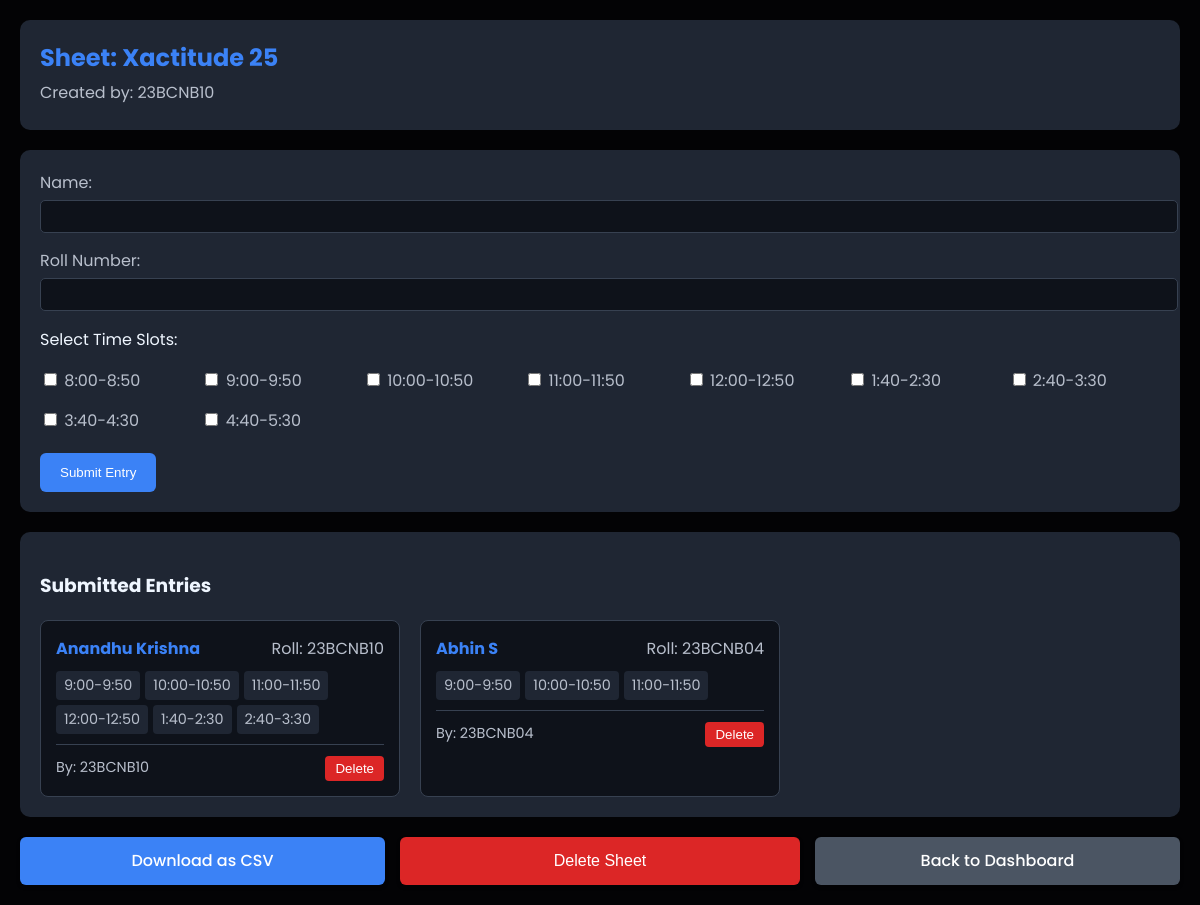
/sheet/1 (signed in), run on an earlier commit of the app's database.
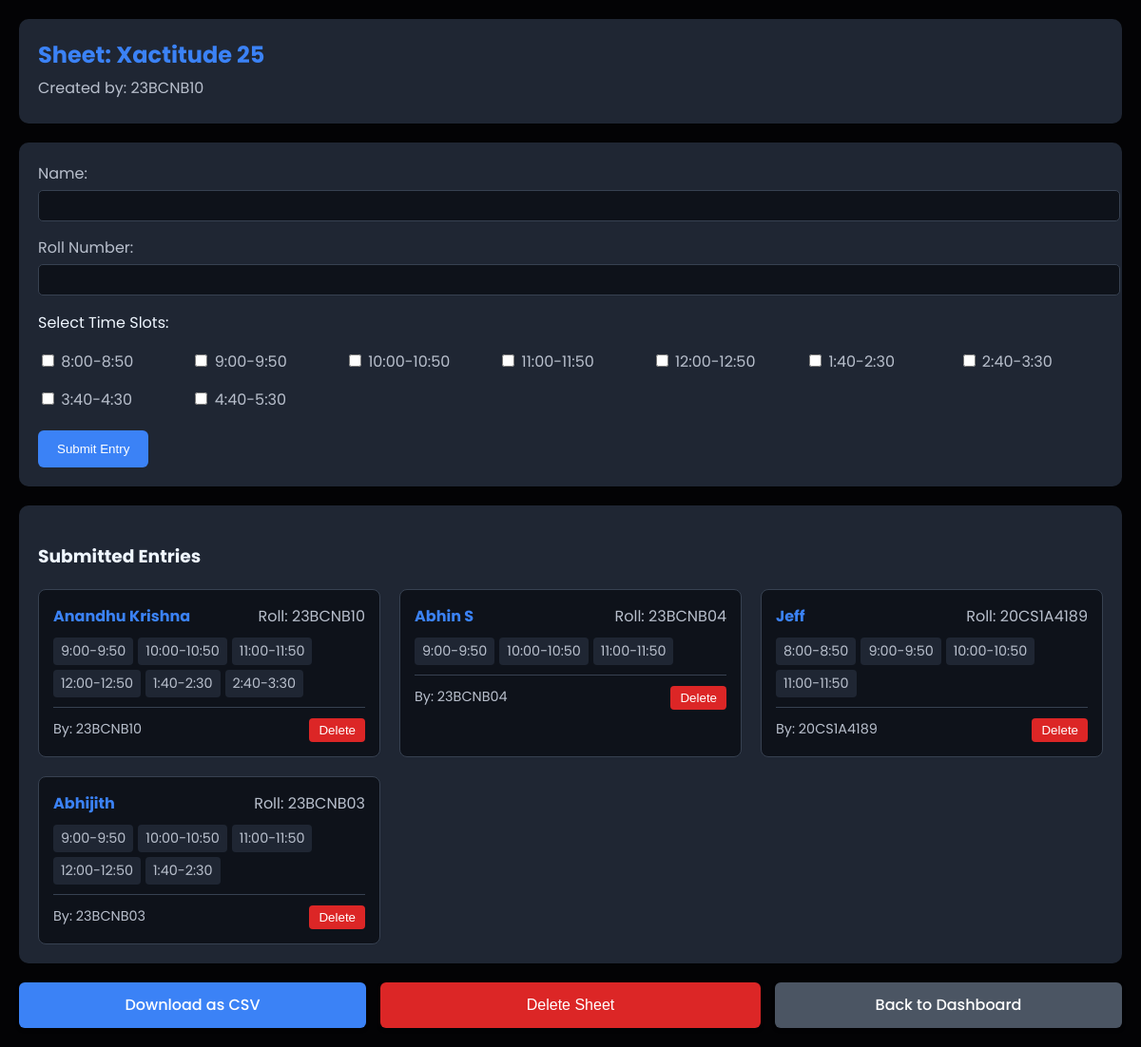
And on a later commit of the database.
### tables this page shows
CREATE TABLE sheets (
            id INTEGER PRIMARY KEY AUTOINCREMENT,
            sheet_name TEXT NOT NULL,
            creator TEXT NOT NULL
        );

CREATE TABLE entries (
            id INTEGER PRIMARY KEY AUTOINCREMENT,
            sheet_id INTEGER NOT NULL,
            name TEXT NOT NULL,
            roll_number TEXT NOT NULL,
            time_slots TEXT NOT NULL,
            user TEXT NOT NULL
        );

### app.py (the view, shortened to what this page needs)
@app.route('/sheet/<int:sheet_id>', methods=['GET', 'POST'])
def sheet_detail(sheet_id):
    if 'username' not in session:
        flash('Please log in first!', 'warning')
        return redirect(url_for('login'))
    conn = sqlite3.connect('odms.db')
    c = conn.cursor()
    c.execute('SELECT sheet_name, creator FROM sheets WHERE id=?', (sheet_id,))
    row = c.fetchone()
    if not row:
        conn.close()
        flash('Sheet not found!', 'danger')
        return redirect(url_for('dashboard'))
    sheet_name, creator = row
    c.execute('SELECT id, name, roll_number, time_slots, user FROM entries WHERE sheet_id=?', (sheet_id,))
    entries = c.fetchall()
    conn.close()
    return render_template('sheet.html',
                           sheet_id=sheet_id,
                           sheet_name=sheet_name,
                           creator=creator,
                           entries=entries,
                           current_user=session['username'])

### templates/sheet.html (shortened to what this page needs)
<!DOCTYPE html>
<html lang="en">
<head>
    <link rel="stylesheet" href="{{ url_for('static', filename='sheet.css') }}">
</head>
<body>
    <div class="container">
        <header>
            <h2>Sheet: {{ sheet_name }}</h2>
            <p class="creator-info">Created by: {{ creator }}</p>
        </header>
        <form method="POST" class="entry-form">
            <div class="form-group">
                <label>Name:</label>
                <input type="text" name="name" required>
            </div>
            <div class="form-group">
                <label>Roll Number:</label>
                <input type="text" name="roll_number" required>
            </div>
            <div class="form-group">
                <p>Select Time Slots:</p>
                <div class="time-slots">
                    {% for slot in ["8:00-8:50","9:00-9:50","10:00-10:50","11:00-11:50","12:00-12:50","1:40-2:30","2:40-3:30","3:40-4:30","4:40-5:30"] %}
                    <label class="slot-label">
                        <input type="checkbox" name="time_slots" value="{{ slot }}">
                        <span>{{ slot }}</span>
                    </label>
                    {% endfor %}
                </div>
            </div>
            <button type="submit" class="submit-btn">Submit Entry</button>
        </form>
        <div class="entries-section">
            <h3>Submitted Entries</h3>
            <div class="entries-grid">
                {% for entry_id, name, roll, slots, user in entries %}
                <div class="entry-card">
                    <div class="entry-header">
                        <h4>{{ name }}</h4>
                        <span class="roll-number">Roll: {{ roll }}</span>
                    </div>
                    <div class="time-slots-display">
                        {% for slot in slots.split(',') %}
                        <span class="slot-tag">{{ slot }}</span>
                        {% endfor %}
                    </div>
                    <div class="entry-footer">
                        <span class="submitted-by">By: {{ user }}</span>
                        {% if creator == current_user %}
                        <form method="POST" action="{{ url_for('delete_entry', sheet_id=sheet_id, entry_id=entry_id) }}" class="delete-form">
                            <button type="submit" class="delete-btn">Delete</button>
                        </form>
                        {% endif %}
                    </div>
                </div>
                {% endfor %}
            </div>
        </div>
        {% if creator == current_user %}
        <div class="action-buttons">
            <a href="{{ url_for('download_sheet', sheet_id=sheet_id) }}" class="download-btn">Download as CSV</a>
            <form method="POST" action="{{ url_for('delete_sheet', sheet_id=sheet_id) }}" class="delete-sheet-form" onsubmit="return confirm('Are you sure you want to delete this sheet? This action cannot be undone.');">
                <button type="submit" class="delete-sheet-btn">Delete Sheet</button>
            </form>
            <a href="{{ url_for('dashboard') }}" class="back-btn">Back to Dashboard</a>
        </div>
        {% endif %}
    </div>
</body>
</html>

### static/sheet.css (style rules this page uses)
body { background-color: #030305; color: #EFF6FF; font-family: 'Poppins', sans-serif; margin: 0; padding: 20px; }
.container { max-width: 1200px; margin: 0 auto; }
header { background-color: #1F2633; padding: 20px; border-radius: 10px; margin-bottom: 20px; }
header h2 { color: #3B82F6; margin: 0; }
.creator-info { color: #B8BFCC; margin: 5px 0; }
.entry-form { background-color: #1F2633; padding: 20px; border-radius: 10px; margin-bottom: 20px; }
.form-group { margin-bottom: 15px; }
.form-group label { display: block; margin-bottom: 5px; color: #B8BFCC; }
input[type="text"] { width: 100%; padding: 8px; border-radius: 5px; border: 1px solid #374151; background-color: #0E121A; color: #EFF6FF; }
.time-slots { display: grid; grid-template-columns: repeat(auto-fill, minmax(150px, 1fr)); gap: 10px; }
.slot-label { display: flex; align-items: center; color: #B8BFCC; }
.submit-btn { background-color: #3B82F6; color: white; border: none; padding: 10px 20px; border-radius: 5px; cursor: pointer; }
.entries-section { background-color: #1F2633; padding: 20px; border-radius: 10px; }
.entries-grid { display: grid; grid-template-columns: repeat(auto-fill, minmax(300px, 1fr)); gap: 20px; margin-top: 20px; }
.entry-card { background-color: #0E121A; padding: 15px; border-radius: 8px; border: 1px solid #374151; }
.entry-header { display: flex; justify-content: space-between; align-items: center; margin-bottom: 10px; }
.entry-header h4 { margin: 0; color: #3B82F6; }
.roll-number { color: #B8BFCC; }
.time-slots-display { display: flex; flex-wrap: wrap; gap: 5px; margin-bottom: 10px; }
.slot-tag { background-color: #1F2633; color: #B8BFCC; padding: 4px 8px; border-radius: 4px; font-size: 0.9em; }
.entry-footer { display: flex; justify-content: space-between; align-items: center; margin-top: 10px; padding-top: 10px; border-top: 1px solid #374151; }
.submitted-by { color: #B8BFCC; font-size: 0.9em; }
.delete-btn { background-color: #DC2626; color: white; border: none; padding: 5px 10px; border-radius: 4px; cursor: pointer; }
.action-buttons { margin-top: 20px; display: flex; flex-direction: row; gap: 15px; align-items: center; justify-content: center; }
.download-btn, .back-btn, .delete-sheet-btn { display: inline-block; width: 400px; height: 48px; line-height: 48px; padding: 0; border-radius: 6px; text-decoration: none; color: white; font-size: 1rem; font-weight: 500; border: none; cursor: pointer; transition: all 0.2s ease; text-align: center; box-shadow: 0 2px 4px rgba(0, 0, 0, 0.2); }
.download-btn { background-color: #3B82F6; }
.back-btn { background-color: #4B5563; }
.delete-sheet-btn { background-color: #DC2626; }
.delete-sheet-form { flex: 1; }
.submit-btn { background-color: #3B82F6; color: white; border: none; padding: 12px 20px; border-radius: 6px; cursor: pointer; font-weight: 500; transition: background-color 0.2s; }
.delete-btn { background-color: #DC2626; color: white; border: none; padding: 5px 10px; border-radius: 4px; cursor: pointer; transition: background-color 0.2s; }

What changed in the data, as far as the page shows it:
added entries: name "Jeff", roll_number "20CS1A4189", slot "8:00-8:50" "9:00-9:50" "10:00-10:50" "11:00-11:50", user "20CS1A4189"
added entries: name "Abhijith", roll_number "23BCNB03", slot "9:00-9:50" "10:00-10:50" "11:00-11:50" "12:00-12:50" "1:40-2:30", user "23BCNB03"
